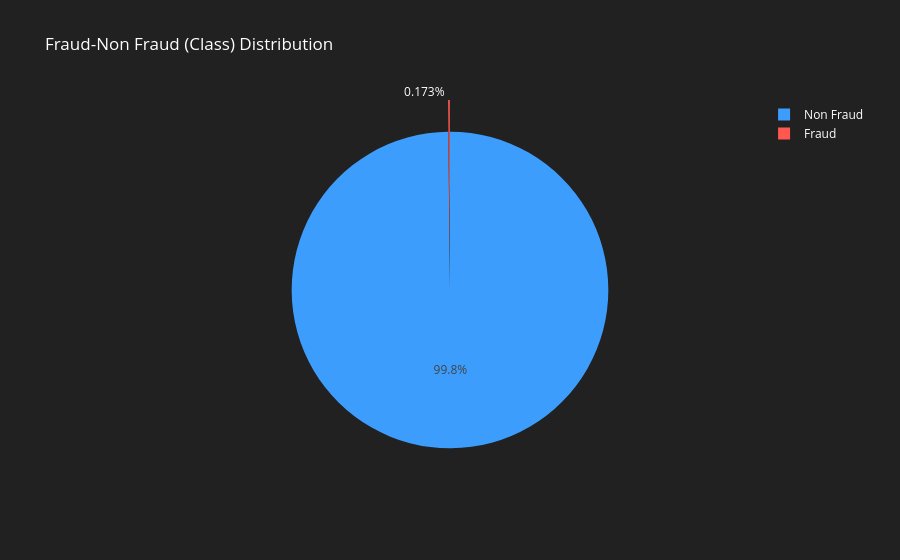

The notebook cell this image was saved under:
### Markdown cell above
Biến Time sau khi chuyển đổi thành Hour có khả năng phân tách tốt cho các khung giờ đặc biệt, do đó đây là một đặc trưng quan trọng cho mô hình ML.

### Code cell
fig = go.Figure(data=[go.Pie(labels=["Non Fraud", "Fraud"], values=df_eda['Class'].value_counts(), pull=[0, 0.2])])
fig.update_layout(title_text="Fraud-Non Fraud (Class) Distribution", plot_bgcolor=colors[3], paper_bgcolor=colors[4], font_color=colors[5])
fig.update_traces(marker=dict(colors=[colors[1], colors[0]]))
fig.show()

### Figure 1 — Plotly figure (JSON) as saved in the notebook; plotly's stock layout.template omitted (floating-point values rounded to 4 significant figures)
{"data": [{"labels": ["Non Fraud", "Fraud"], "marker": {"colors": ["#3d9dfc", "#FF5851"]}, "pull": [0, 0.2], "type": "pie", "values": [284315, 492]}], "layout": {"font": {"color": "#ffffff"}, "paper_bgcolor": "#212121", "plot_bgcolor": "#494a49", "title": {"text": "Fraud-Non Fraud (Class) Distribution"}}}
